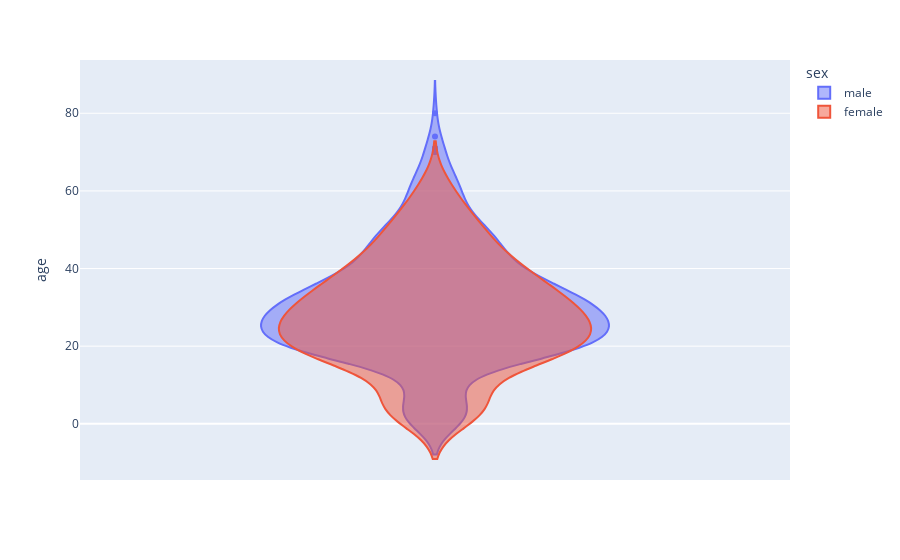

Notebook code for this chart:
### Markdown cell above
Violin plot to comare chance of survived by passengesrs sex.

### Code cell
fig_v = px.violin(data_frame= data,
          y = 'age',
          color = 'sex',
          violinmode = 'overlay')
fig_v.show()

### Figure 1 — Plotly figure (JSON) as saved in the notebook; plotly's stock layout.template omitted (floating-point values rounded to 4 significant figures; data arrays with more than 128 entries replaced by an {"elided": "..."} marker saying what was removed)
{"data": [{"alignmentgroup": "True", "box": {"visible": false}, "hovertemplate": "sex=male<br>age=%{y}<extra></extra>", "legendgroup": "male", "marker": {"color": "#636efa"}, "name": "male", "offsetgroup": "male", "orientation": "v", "scalegroup": "True", "showlegend": true, "type": "violin", "x0": " ", "xaxis": "x", "y": {"elided": "577 float values"}, "y0": " ", "yaxis": "y"}, {"alignmentgroup": "True", "box": {"visible": false}, "hovertemplate": "sex=female<br>age=%{y}<extra></extra>", "legendgroup": "female", "marker": {"color": "#EF553B"}, "name": "female", "offsetgroup": "female", "orientation": "v", "scalegroup": "True", "showlegend": true, "type": "violin", "x0": " ", "xaxis": "x", "y": {"elided": "314 float values"}, "y0": " ", "yaxis": "y"}], "layout": {"legend": {"title": {"text": "sex"}, "tracegroupgap": 0}, "margin": {"t": 60}, "violinmode": "overlay", "xaxis": {"anchor": "y", "domain": [0, 1]}, "yaxis": {"anchor": "x", "domain": [0, 1], "title": {"text": "age"}}}}
